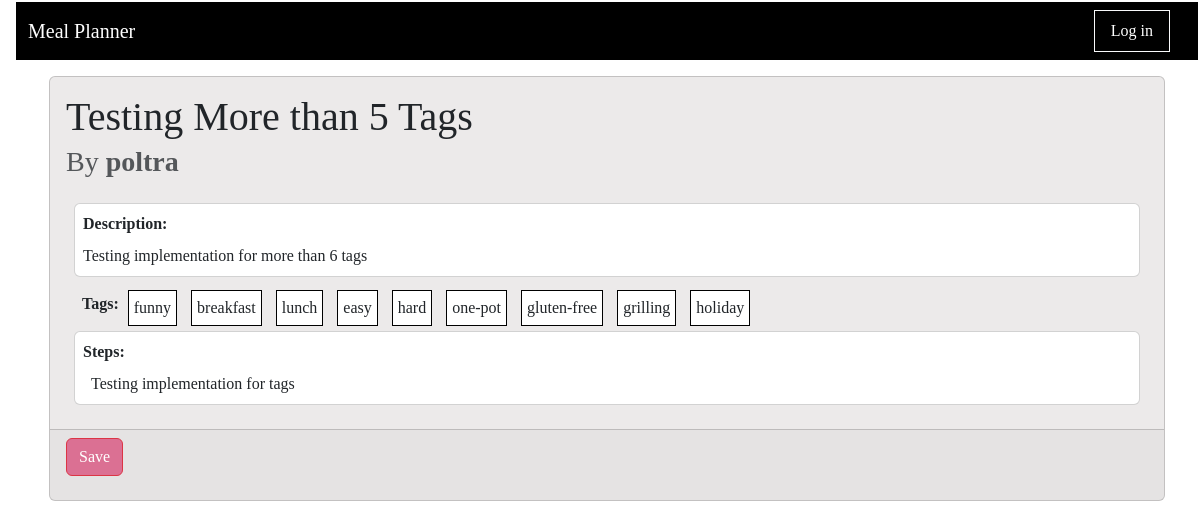
The page /recipe/5/view on the database its author committed.
### app/main/models.py (models this page shows, shortened)
class Recipe(db.Model):
    id : sqlo.Mapped[int] = sqlo.mapped_column(primary_key=True)
    title : sqlo.Mapped[str] = sqlo.mapped_column(sqla.String(150), default="")
    description: sqlo.Mapped[str] = sqlo.mapped_column(sqla.String(1500), default="")
    servingSize : sqlo.Mapped[float] = sqlo.mapped_column(sqla.Float, default=0)
    estimatedTime : sqlo.Mapped[str] = sqlo.mapped_column(sqla.String(25), default="")
    steps : sqlo.Mapped[str] = sqlo.mapped_column(sqla.String, default="")
    timestamp : sqlo.Mapped[Optional[datetime]] = sqlo.mapped_column(default = lambda : datetime.now(timezone.utc))
    is_draft : sqlo.Mapped[bool] = sqlo.mapped_column(sqla.Boolean, default=True)
    user_id : sqlo.Mapped[int] = sqlo.mapped_column(sqla.ForeignKey('user.id'))
    writer : sqlo.Mapped['User'] = sqlo.relationship(back_populates='written_recipes')
    tags: sqlo.WriteOnlyMapped['Tag'] = sqlo.relationship(
        secondary=recipe_tags_table, primaryjoin=(recipe_tags_table.c.recipe_id == id),back_populates='recipes', passive_deletes=True)
    recipe_saved_by_users : sqlo.WriteOnlyMapped['User'] = sqlo.relationship(
        secondary=saved_recipes_table,
        primaryjoin=(saved_recipes_table.c.recipe_id == id),
        back_populates='users_saved_recipes'
    )
    ingredients_used: sqlo.WriteOnlyMapped['RecipeIngredientUse'] = sqlo.relationship(back_populates='recipe_usecase_recipe')
    def get_tags(self):
        return db.session.scalars(self.tags.select()).all()

class User(db.Model, UserMixin):
    id: sqlo.Mapped[int] = sqlo.mapped_column(primary_key=True)
    first_name: sqlo.Mapped[str] = sqlo.mapped_column(sqla.String(64))
    last_name: sqlo.Mapped[str] = sqlo.mapped_column(sqla.String(64))
    username: sqlo.Mapped[str] = sqlo.mapped_column(sqla.String(64))
    email: sqlo.Mapped[str] = sqlo.mapped_column(sqla.String(120))
    password_hash: sqlo.Mapped[str] = sqlo.mapped_column(sqla.String(256))
    is_certified: sqlo.Mapped[bool] = sqlo.mapped_column(sqla.Boolean, default=False)
    written_recipes: sqlo.WriteOnlyMapped['Recipe'] = sqlo.relationship(back_populates='writer')
    users_saved_recipes : sqlo.WriteOnlyMapped['Recipe'] = sqlo.relationship(
        secondary=saved_recipes_table,
        primaryjoin=(saved_recipes_table.c.user_id == id),
        back_populates='recipe_saved_by_users'
    )
    curr_ingredients: sqlo.WriteOnlyMapped['UserIngredientListUse'] = sqlo.relationship(back_populates='userlist_user')

class Tag(db.Model):
    id: sqlo.Mapped[int] = sqlo.mapped_column(primary_key=True)
    name: sqlo.Mapped[str] = sqlo.mapped_column(sqla.String(20))
    recipes: sqlo.WriteOnlyMapped['Recipe'] = sqlo.relationship(
        secondary=recipe_tags_table, primaryjoin=(recipe_tags_table.c.tag_id == id), back_populates='tags')

### app/main/routes.py (the view)
@bp_main.route('/recipe/<recipe_id>/view', methods=['GET'])
def viewRecipe(recipe_id):
    theRecipe = db.session.scalars(sqla.select(Recipe).where(Recipe.id == recipe_id)).first()
    if not (theRecipe is None):
        return render_template('view_recipe.html', recipe = theRecipe)
    return redirect(url_for('main.index'))

### meal_planner.py (called while the page is built)
@app.before_request
def initDB(*args, **kwargs):
    if app._got_first_request:
        db.create_all()

### app/main/templates/view_recipe.html (shortened to what this page needs)
{% extends "base.html" %}
{% import 'bootstrap_wtf.html' as wtf %}
{% block content %}
<div class="d-flex justify-content-between align-items-center">
    <div class="card" style="background-color: #eceaea;">
        <h1 class="card-title m-3 mb-2"> {{recipe.title}} </h1>
        <h3 class="card-subtitle mb-2 mx-3 text-body-secondary"> By <span class="card-subtitle fw-bold"> {{ recipe.writer.username }} </span>  </h2>
        <div class="card-body">
            <div class="card mx-2 mb-2 p-2" style="width: auto;">
                <p class="card-title fw-bold"> Description: </p>
                <p class="card-text"> {{ recipe.description }}</p>
            </div>
            <div class = "card-tag d-flex flex-wrap justify-content-start gap-1 mat-1 ms-3">
                <p class = "card-title fw-bold">Tags: </p>
                {% for tag in recipe.get_tags() %}
                    <span class = "tagitem"> {{tag.name}} </span>
                {% endfor %}
            </div>
            <div class="card mx-2 mb-2 p-2" style="width: auto;">
                <p class="card-title fw-bold" > Steps: </p>
                <p class="card-text ms-2"> {{ recipe.steps }}</p>
            </div>
        </div>
        <div class="card-footer">
            <form action="" method="post">
                    <input type="submit" value="Save" class="btn btn-danger like">
            </form>
        </div>
    </div>
</div>
{% endblock %}

### app/static/css/main.css (style rules this page uses)
body { margin: 1px 1px 1px 15px; padding: 1px; font-family: Tahoma; text-align: left; }
.tagitem { text-align: center; margin: 5px 5px 5px 5px; padding: 5px; border: 1px solid black; background-color: white; }
.card { width: 100%; height: 100%; }
.card-footer { display: flex; justify-content: space-between; align-items: center; min-height: 70px; }
.card-tag { display:flex; flex-wrap:wrap; justify-content:center; align-items:center; }
.btn-danger.like { background-color: palevioletred; outline-color: palevioletred; }

### rows shown on the page
Recipe: title "Testing More than 5 Tags", description "Testing implementation for more than 6 tags", steps "Testing implementation for tags"
User: writer.username "poltra"
Tag: name "funny"
Tag: name "breakfast"
Tag: name "lunch"
Tag: name "easy"
Tag: name "hard"
Tag: name "one-pot"
Tag: name "gluten-free"
Tag: name "grilling"
Tag: name "holiday"
